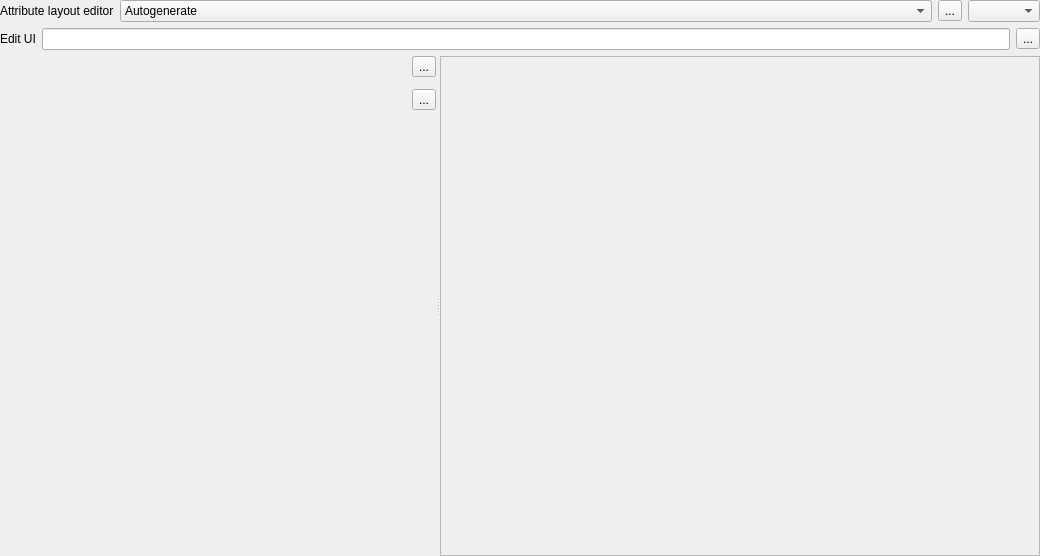
<?xml version="1.0" encoding="UTF-8"?>
<ui version="4.0">
 <class>QgsAttributesFormProperties</class>
 <widget class="QWidget" name="QgsAttributesFormProperties">
  <property name="geometry">
   <rect>
    <x>0</x>
    <y>0</y>
    <width>653</width>
    <height>556</height>
   </rect>
  </property>
  <property name="windowTitle">
   <string>Form</string>
  </property>
  <layout class="QGridLayout" name="gridLayout" rowstretch="0,0,1">
   <property name="leftMargin">
    <number>0</number>
   </property>
   <property name="topMargin">
    <number>0</number>
   </property>
   <property name="rightMargin">
    <number>0</number>
   </property>
   <property name="bottomMargin">
    <number>0</number>
   </property>
   <item row="0" column="0">
    <widget class="QWidget" name="widget_2" native="true">
     <layout class="QHBoxLayout" name="horizontalLayout">
      <property name="leftMargin">
       <number>0</number>
      </property>
      <property name="topMargin">
       <number>0</number>
      </property>
      <property name="rightMargin">
       <number>0</number>
      </property>
      <property name="bottomMargin">
       <number>0</number>
      </property>
      <item>
       <widget class="QLabel" name="label">
        <property name="sizePolicy">
         <sizepolicy hsizetype="Fixed" vsizetype="Preferred">
          <horstretch>0</horstretch>
          <verstretch>0</verstretch>
         </sizepolicy>
        </property>
        <property name="text">
         <string>Attribute layout editor</string>
        </property>
       </widget>
      </item>
      <item>
       <widget class="QComboBox" name="mEditorLayoutComboBox">
        <property name="sizePolicy">
         <sizepolicy hsizetype="Preferred" vsizetype="Fixed">
          <horstretch>0</horstretch>
          <verstretch>0</verstretch>
         </sizepolicy>
        </property>
        <property name="toolTip">
         <string>Select attribute layout editor</string>
        </property>
        <item>
         <property name="text">
          <string>Autogenerate</string>
         </property>
        </item>
        <item>
         <property name="text">
          <string>Drag and drop designer</string>
         </property>
        </item>
        <item>
         <property name="text">
          <string>Provide ui-file</string>
         </property>
        </item>
       </widget>
      </item>
      <item>
       <widget class="QToolButton" name="mTbInitCode">
        <property name="toolTip">
         <string>QGIS forms can have a Python function that is called when the form is opened.
Use this function to add extra logic to your forms.</string>
        </property>
        <property name="text">
         <string>...</string>
        </property>
        <property name="icon">
         <iconset resource="../../images/images.qrc">
          <normaloff>:/images/themes/default/processingScript.svg</normaloff>:/images/themes/default/processingScript.svg</iconset>
        </property>
       </widget>
      </item>
      <item>
       <widget class="QComboBox" name="mFormSuppressCmbBx">
        <property name="sizePolicy">
         <sizepolicy hsizetype="Maximum" vsizetype="Fixed">
          <horstretch>0</horstretch>
          <verstretch>0</verstretch>
         </sizepolicy>
        </property>
       </widget>
      </item>
     </layout>
    </widget>
   </item>
   <item row="1" column="0">
    <widget class="QWidget" name="mUiFileFrame" native="true">
     <layout class="QHBoxLayout" name="horizontalLayout_2">
      <property name="leftMargin">
       <number>0</number>
      </property>
      <property name="topMargin">
       <number>0</number>
      </property>
      <property name="rightMargin">
       <number>0</number>
      </property>
      <property name="bottomMargin">
       <number>0</number>
      </property>
      <item>
       <widget class="QLabel" name="label_2">
        <property name="text">
         <string>Edit UI</string>
        </property>
       </widget>
      </item>
      <item>
       <widget class="QLineEdit" name="mEditFormLineEdit"/>
      </item>
      <item>
       <widget class="QToolButton" name="pbnSelectEditForm">
        <property name="text">
         <string>...</string>
        </property>
       </widget>
      </item>
     </layout>
    </widget>
   </item>
   <item row="2" column="0">
    <widget class="QSplitter" name="splitter">
     <property name="orientation">
      <enum>Qt::Horizontal</enum>
     </property>
     <widget class="QWidget" name="widget" native="true">
      <layout class="QGridLayout" name="gridLayout_3">
       <property name="leftMargin">
        <number>0</number>
       </property>
       <property name="topMargin">
        <number>0</number>
       </property>
       <property name="rightMargin">
        <number>0</number>
       </property>
       <property name="bottomMargin">
        <number>0</number>
       </property>
       <item row="0" column="2">
        <widget class="QToolButton" name="mAddTabOrGroupButton">
         <property name="text">
          <string>...</string>
         </property>
         <property name="icon">
          <iconset resource="../../images/images.qrc">
           <normaloff>:/images/themes/default/symbologyAdd.svg</normaloff>:/images/themes/default/symbologyAdd.svg</iconset>
         </property>
        </widget>
       </item>
       <item row="0" column="1" rowspan="6">
        <widget class="QWidget" name="mFormLayoutWidget" native="true">
         <property name="minimumSize">
          <size>
           <width>200</width>
           <height>0</height>
          </size>
         </property>
        </widget>
       </item>
       <item row="2" column="2">
        <widget class="QToolButton" name="mRemoveTabOrGroupButton">
         <property name="text">
          <string>...</string>
         </property>
         <property name="icon">
          <iconset resource="../../images/images.qrc">
           <normaloff>:/images/themes/default/symbologyRemove.svg</normaloff>:/images/themes/default/symbologyRemove.svg</iconset>
         </property>
        </widget>
       </item>
       <item row="3" column="2">
        <spacer name="verticalSpacer">
         <property name="orientation">
          <enum>Qt::Vertical</enum>
         </property>
         <property name="sizeHint" stdset="0">
          <size>
           <width>20</width>
           <height>40</height>
          </size>
         </property>
        </spacer>
       </item>
       <item row="0" column="0" rowspan="6">
        <widget class="QWidget" name="mAvailableWidgetsWidget" native="true">
         <property name="minimumSize">
          <size>
           <width>200</width>
           <height>0</height>
          </size>
         </property>
        </widget>
       </item>
      </layout>
     </widget>
     <widget class="QScrollArea" name="scrollArea_2">
      <property name="minimumSize">
       <size>
        <width>600</width>
        <height>0</height>
       </size>
      </property>
      <property name="widgetResizable">
       <bool>true</bool>
      </property>
      <widget class="QWidget" name="scrollAreaWidgetContents_5">
       <property name="geometry">
        <rect>
         <x>0</x>
         <y>0</y>
         <width>596</width>
         <height>428</height>
        </rect>
       </property>
       <layout class="QGridLayout" name="gridLayout_4">
        <item row="0" column="0">
         <widget class="QWidget" name="mAttributeTypeFrame" native="true">
          <layout class="QGridLayout" name="gridLayout_2"/>
         </widget>
        </item>
       </layout>
      </widget>
     </widget>
    </widget>
   </item>
  </layout>
 </widget>
 <resources>
  <include location="../../images/images.qrc"/>
 </resources>
 <connections/>
</ui>
